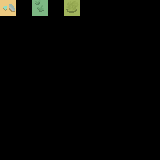

The image is a tile-based game level rendered from a .tmx file. Its description and complete source (layers, tilesets, objects, tile grids) follow:
An orthogonal 10x10 tile map with 16x16 px tiles, 12 tile layers (input_Biom2, output0_Biom2, output10_Biom2, output9_Biom2, ...).

<map version="1.10" tiledversion="1.11.2" orientation="orthogonal" renderorder="right-down" width="10" height="10" tilewidth="16" tileheight="16" infinite="0" nextlayerid="13" nextobjectid="1">
 <tileset firstgid="1" source="../Tileset.tsx" />
 <layer id="1" name="input_Biom2" width="10" height="10">
  <data encoding="csv">
114,0,287,0,203,0,0,0,0,0,
0,0,0,0,0,0,0,0,0,0,
0,0,0,0,0,0,0,0,0,0,
0,0,0,0,0,0,0,0,0,0,
0,0,0,0,0,0,0,0,0,0,
0,0,0,0,0,0,0,0,0,0,
0,0,0,0,0,0,0,0,0,0,
0,0,0,0,0,0,0,0,0,0,
0,0,0,0,0,0,0,0,0,0,
0,0,0,0,0,0,0,0,0,0
</data>
 </layer>
 <layer id="2" name="output0_Biom2" width="10" height="10">
  <data encoding="csv">
114,0,287,0,203,0,0,0,0,0,
0,0,0,0,0,0,0,0,0,0,
0,0,0,0,0,0,0,0,0,0,
0,0,0,0,0,0,0,0,0,0,
0,0,0,0,0,0,0,0,0,0,
0,0,0,0,0,0,0,0,0,0,
0,0,0,0,0,0,0,0,0,0,
0,0,0,0,0,0,0,0,0,0,
0,0,0,0,0,0,0,0,0,0,
0,0,0,0,0,0,0,0,0,0
</data>
 </layer>
 <layer id="11" name="output10_Biom2" width="10" height="10">
  <data encoding="csv">
114,0,287,0,203,0,0,0,0,0,
0,0,0,0,0,0,0,0,0,0,
0,0,0,0,0,0,0,0,0,0,
0,0,0,0,0,0,0,0,0,0,
0,0,0,0,0,0,0,0,0,0,
0,0,0,0,0,0,0,0,0,0,
0,0,0,0,0,0,0,0,0,0,
0,0,0,0,0,0,0,0,0,0,
0,0,0,0,0,0,0,0,0,0,
0,0,0,0,0,0,0,0,0,0
</data>
 </layer>
 <layer id="10" name="output9_Biom2" width="10" height="10">
  <data encoding="csv">
114,0,287,0,203,0,0,0,0,0,
0,0,0,0,0,0,0,0,0,0,
0,0,0,0,0,0,0,0,0,0,
0,0,0,0,0,0,0,0,0,0,
0,0,0,0,0,0,0,0,0,0,
0,0,0,0,0,0,0,0,0,0,
0,0,0,0,0,0,0,0,0,0,
0,0,0,0,0,0,0,0,0,0,
0,0,0,0,0,0,0,0,0,0,
0,0,0,0,0,0,0,0,0,0
</data>
 </layer>
 <layer id="9" name="output8_Biom2" width="10" height="10">
  <data encoding="csv">
114,0,287,0,203,0,0,0,0,0,
0,0,0,0,0,0,0,0,0,0,
0,0,0,0,0,0,0,0,0,0,
0,0,0,0,0,0,0,0,0,0,
0,0,0,0,0,0,0,0,0,0,
0,0,0,0,0,0,0,0,0,0,
0,0,0,0,0,0,0,0,0,0,
0,0,0,0,0,0,0,0,0,0,
0,0,0,0,0,0,0,0,0,0,
0,0,0,0,0,0,0,0,0,0
</data>
 </layer>
 <layer id="8" name="output7_Biom2" width="10" height="10">
  <data encoding="csv">
114,0,287,0,203,0,0,0,0,0,
0,0,0,0,0,0,0,0,0,0,
0,0,0,0,0,0,0,0,0,0,
0,0,0,0,0,0,0,0,0,0,
0,0,0,0,0,0,0,0,0,0,
0,0,0,0,0,0,0,0,0,0,
0,0,0,0,0,0,0,0,0,0,
0,0,0,0,0,0,0,0,0,0,
0,0,0,0,0,0,0,0,0,0,
0,0,0,0,0,0,0,0,0,0
</data>
 </layer>
 <layer id="7" name="output6_Biom2" width="10" height="10">
  <data encoding="csv">
114,0,287,0,203,0,0,0,0,0,
0,0,0,0,0,0,0,0,0,0,
0,0,0,0,0,0,0,0,0,0,
0,0,0,0,0,0,0,0,0,0,
0,0,0,0,0,0,0,0,0,0,
0,0,0,0,0,0,0,0,0,0,
0,0,0,0,0,0,0,0,0,0,
0,0,0,0,0,0,0,0,0,0,
0,0,0,0,0,0,0,0,0,0,
0,0,0,0,0,0,0,0,0,0
</data>
 </layer>
 <layer id="8" name="output5_Biom2" width="10" height="10">
  <data encoding="csv">
114,0,287,0,203,0,0,0,0,0,
0,0,0,0,0,0,0,0,0,0,
0,0,0,0,0,0,0,0,0,0,
0,0,0,0,0,0,0,0,0,0,
0,0,0,0,0,0,0,0,0,0,
0,0,0,0,0,0,0,0,0,0,
0,0,0,0,0,0,0,0,0,0,
0,0,0,0,0,0,0,0,0,0,
0,0,0,0,0,0,0,0,0,0,
0,0,0,0,0,0,0,0,0,0
</data>
 </layer>
 <layer id="3" name="output1_Biom2" width="10" height="10">
  <data encoding="csv">
124,0,264,0,180,0,0,0,0,0,
0,0,0,0,0,0,0,0,0,0,
0,0,0,0,0,0,0,0,0,0,
0,0,0,0,0,0,0,0,0,0,
0,0,0,0,0,0,0,0,0,0,
0,0,0,0,0,0,0,0,0,0,
0,0,0,0,0,0,0,0,0,0,
0,0,0,0,0,0,0,0,0,0,
0,0,0,0,0,0,0,0,0,0,
0,0,0,0,0,0,0,0,0,0
</data>
 </layer>
 <layer id="4" name="output2_Biom2" width="10" height="10">
  <data encoding="csv">
125,0,265,0,181,0,0,0,0,0,
0,0,0,0,0,0,0,0,0,0,
0,0,0,0,0,0,0,0,0,0,
0,0,0,0,0,0,0,0,0,0,
0,0,0,0,0,0,0,0,0,0,
0,0,0,0,0,0,0,0,0,0,
0,0,0,0,0,0,0,0,0,0,
0,0,0,0,0,0,0,0,0,0,
0,0,0,0,0,0,0,0,0,0,
0,0,0,0,0,0,0,0,0,0
</data>
 </layer>
 <layer id="5" name="output3_Biom2" width="10" height="10">
  <data encoding="csv">
152,0,292,0,208,0,0,0,0,0,
0,0,0,0,0,0,0,0,0,0,
0,0,0,0,0,0,0,0,0,0,
0,0,0,0,0,0,0,0,0,0,
0,0,0,0,0,0,0,0,0,0,
0,0,0,0,0,0,0,0,0,0,
0,0,0,0,0,0,0,0,0,0,
0,0,0,0,0,0,0,0,0,0,
0,0,0,0,0,0,0,0,0,0,
0,0,0,0,0,0,0,0,0,0
</data>
 </layer>
 <layer id="6" name="output4_Biom2" width="10" height="10">
  <data encoding="csv">
153,0,293,0,209,0,0,0,0,0,
0,0,0,0,0,0,0,0,0,0,
0,0,0,0,0,0,0,0,0,0,
0,0,0,0,0,0,0,0,0,0,
0,0,0,0,0,0,0,0,0,0,
0,0,0,0,0,0,0,0,0,0,
0,0,0,0,0,0,0,0,0,0,
0,0,0,0,0,0,0,0,0,0,
0,0,0,0,0,0,0,0,0,0,
0,0,0,0,0,0,0,0,0,0
</data>
 </layer>
</map>
